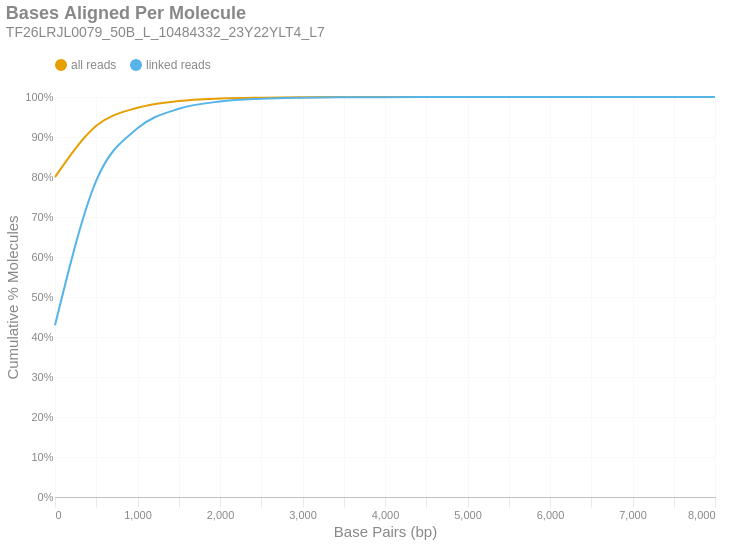

The notebook cell this image was saved under:
### Markdown cell above
### Bases Aligned Per Molecule
This is a cumulative frequency distribution showing the number of base pairs aligned per unique molecule. These data are shown in 500 bp bins. There are two distributions: one with `all reads` (yellow) and another with only `linked reads` (blue). The percent of molecules in the `linked reads` distribution is relative to the total number of linked molecules.

### Code cell
if SKIPLR:
    print_html(f"Skipped")
else:
    binned_df = consolidated_hist(valids['aligned_bp'], mask, 500, True)
    with SafeRender(binned_df):
        (
            density_plot(binned_df, 'Bases Aligned Per Molecule', samplename, 'basesper')
            .encode(
                x=alt.X('bin:Q', title="Base Pairs (bp)").axis(tickMinStep=500).scale(padding=0),
                y=alt.Y('value:Q', title='Cumulative % Molecules')
                    .axis(format='%')
                    .scale(domain = [0,1])
                    .stack(False),
                color=alt.Color("key:N").scale(domain = ["all reads", "linked reads"]),
                tooltip = [
                    alt.Tooltip("key:N", title = "Data Type"),
                    alt.Tooltip("range_label:N", title="Bases Aligned Per Molecule"),
                    alt.Tooltip("value:Q", format = ".2%", title="% Molecules (Cum.)")
                ]
            )
        ).display()

### Figure 1 — Vega-Lite specification as saved in the notebook (floating-point values rounded to 4 significant figures)
{"width": "container", "height": 400, "config": {"title": {"anchor": "start", "dy": -15, "fontSize": 18, "color": "#888888", "subtitleColor": "#888888", "subtitleFontSize": 14}, "arc": {"fill": "#0072B2"}, "axis": {"domainColor": "#888888", "domainWidth": 0.5, "gridWidth": 0.2, "grid": false, "titleFontWeight": 400, "titleFontSize": 15, "labelFontSize": 11, "labelColor": "#888888", "tickColor": "#888888", "tickWidth": 0.2, "titleColor": "#888888"}, "axisBand": {"grid": false}, "axisX": {"grid": true, "tickSize": 10, "domainCap": "round"}, "axisY": {"domain": false, "grid": true, "tickSize": 0, "domainCap": "round"}, "background": "transparent", "header": {"labelFontSize": 15, "labelColor": "#888888", "titleFontSize": 15, "titleFontWeight": 600, "titleColor": "#888888"}, "legend": {"labelFont": "sans-serif", "labelFontSize": 12, "labelColor": "#888888", "symbolSize": 100, "symbolType": "circle", "titleFontSize": 12, "titlePadding": 10, "titleColor": "#888888", "title": null, "orient": "top"}, "range": {"category": ["#E69F00", "#56B4E9", "#009E73", "#F0E442", "#0072B2", "#D55E00", "#CC79A7", "#000000"], "diverging": ["#cfe8f3", "#a2d4ec", "#73bfe2", "#46abdb", "#1696d2", "#12719e"]}, "area": {"fill": "#0072B2", "fillOpacity": 0.7, "line": true, "strokeOpacity": 0.7}, "line": {"color": "#0072B2", "stroke": "#0072B2", "strokeWidth": 2}, "trail": {"color": "#0072B2", "stroke": "#0072B2", "strokeWidth": 0, "size": 1}, "point": {"filled": true, "fillOpacity": 1.0, "size": 95}, "text": {"color": "#888888", "fontSize": 11, "align": "right", "fontWeight": 400, "size": 11}, "bar": {"fill": "#0072B2", "stroke": null}, "view": {"stroke": null, "continuousWidth": 660, "continuousHeight": 400}}, "data": {"name": "data-2d1dad2faa744bb42bcc8bb7ab47b2dc"}, "mark": {"type": "line", "interpolate": "monotone", "point": {"opacity": 0, "size": 275}}, "encoding": {"color": {"field": "key", "scale": {"domain": ["all reads", "linked reads"]}, "type": "nominal"}, "tooltip": [{"field": "key", "title": "Data Type", "type": "nominal"}, {"field": "range_label", "title": "Bases Aligned Per Molecule", "type": "nominal"}, {"field": "value", "format": ".2%", "title": "% Molecules (Cum.)", "type": "quantitative"}], "x": {"axis": {"tickMinStep": 500}, "field": "bin", "scale": {"padding": 0}, "title": "Base Pairs (bp)", "type": "quantitative"}, "y": {"axis": {"format": "%"}, "field": "value", "scale": {"domain": [0, 1]}, "stack": false, "title": "Cumulative % Molecules", "type": "quantitative"}}, "params": [{"name": "param_c36ac31b6afebe62", "select": {"type": "point", "fields": ["key"]}, "bind": "legend"}], "title": {"text": "Bases Aligned Per Molecule", "subtitle": "TF26LRJL0079_50B_L_10484332_23Y22YLT4_L7"}, "transform": [{"fold": ["all reads (cumsum)", "linked reads (cumsum)"]}, {"calculate": "replace(datum.key, ' (cumsum)', '')", "as": "key"}, {"filter": {"param": "param_c36ac31b6afebe62"}}], "usermeta": {"embedOptions": {"downloadFileName": "TF26LRJL0079_50B_L_10484332_23Y22YLT4_L7.basesper"}}, "$schema": "https://vega.github.io/schema/vega-lite/v6.4.1.json", "datasets": {"data-2d1dad2faa744bb42bcc8bb7ab47b2dc": [{"bin": "0.0", "interval": "0.0-500.0", "all reads": 0.7998, "linked reads": 0.4292, "all reads (cumsum)": 0.7998, "linked reads (cumsum)": 0.4292, "range_label": "0-499"}, {"bin": "500.0", "interval": "500.0-1000.0", "all reads": 0.128, "linked reads": 0.3615, "all reads (cumsum)": 0.9279, "linked reads (cumsum)": 0.7907, "range_label": "500-999"}, {"bin": "1000.0", "interval": "1000.0-1500.0", "all reads": 0.0452, "linked reads": 0.1309, "all reads (cumsum)": 0.9731, "linked reads (cumsum)": 0.9216, "range_label": "1000-1499"}, {"bin": "1500.0", "interval": "1500.0-2000.0", "all reads": 0.01678, "linked reads": 0.0488, "all reads (cumsum)": 0.9898, "linked reads (cumsum)": 0.9704, "range_label": "1500-1999"}, {"bin": "2000.0", "interval": "2000.0-2500.0", "all reads": 0.006292, "linked reads": 0.01831, "all reads (cumsum)": 0.9961, "linked reads (cumsum)": 0.9888, "range_label": "2000-2499"}, {"bin": "2500.0", "interval": "2500.0-3000.0", "all reads": 0.002291, "linked reads": 0.006669, "all reads (cumsum)": 0.9984, "linked reads (cumsum)": 0.9954, "range_label": "2500-2999"}, {"bin": "3000.0", "interval": "3000.0-3500.0", "all reads": 0.0009313, "linked reads": 0.002711, "all reads (cumsum)": 0.9994, "linked reads (cumsum)": 0.9981, "range_label": "3000-3499"}, {"bin": "3500.0", "interval": "3500.0-4000.0", "all reads": 0.0003748, "linked reads": 0.001091, "all reads (cumsum)": 0.9997, "linked reads (cumsum)": 0.9992, "range_label": "3500-3999"}, {"bin": "4000.0", "interval": "4000.0-4500.0", "all reads": 0.0001548, "linked reads": 0.0004507, "all reads (cumsum)": 0.9999, "linked reads (cumsum)": 0.9997, "range_label": "4000-4499"}, {"bin": "4500.0", "interval": "4500.0-5000.0", "all reads": 6.508e-05, "linked reads": 0.0001894, "all reads (cumsum)": 1.0, "linked reads (cumsum)": 0.9999, "range_label": "4500-4999"}, {"bin": "5000.0", "interval": "5000.0-5500.0", "all reads": 2.468e-05, "linked reads": 7.185e-05, "all reads (cumsum)": 1.0, "linked reads (cumsum)": 0.9999, "range_label": "5000-5499"}, {"bin": "5500.0", "interval": "5500.0-6000.0", "all reads": 1.346e-05, "linked reads": 3.919e-05, "all reads (cumsum)": 1.0, "linked reads (cumsum)": 1.0, "range_label": "5500-5999"}, {"bin": "6000.0", "interval": "6000.0-6500.0", "all reads": 2.244e-06, "linked reads": 6.532e-06, "all reads (cumsum)": 1.0, "linked reads (cumsum)": 1.0, "range_label": "6000-6499"}, {"bin": "6500.0", "interval": "6500.0-7000.0", "all reads": 2.244e-06, "linked reads": 6.532e-06, "all reads (cumsum)": 1.0, "linked reads (cumsum)": 1.0, "range_label": "6500-6999"}, {"bin": "7000.0", "interval": "7000.0-7500.0", "all reads": 2.244e-06, "linked reads": 6.532e-06, "all reads (cumsum)": 1.0, "linked reads (cumsum)": 1.0, "range_label": "7000-7499"}, {"bin": "7500.0", "interval": "7500.0-8000.0", "all reads": 0.0, "linked reads": 0.0, "all reads (cumsum)": 1.0, "linked reads (cumsum)": 1.0, "range_label": "7500-7999"}, {"bin": "8000.0", "interval": "8000.0-8500.0", "all reads": 2.244e-06, "linked reads": 6.532e-06, "all reads (cumsum)": 1.0, "linked reads (cumsum)": 1.0, "range_label": "8000-8499"}]}}
